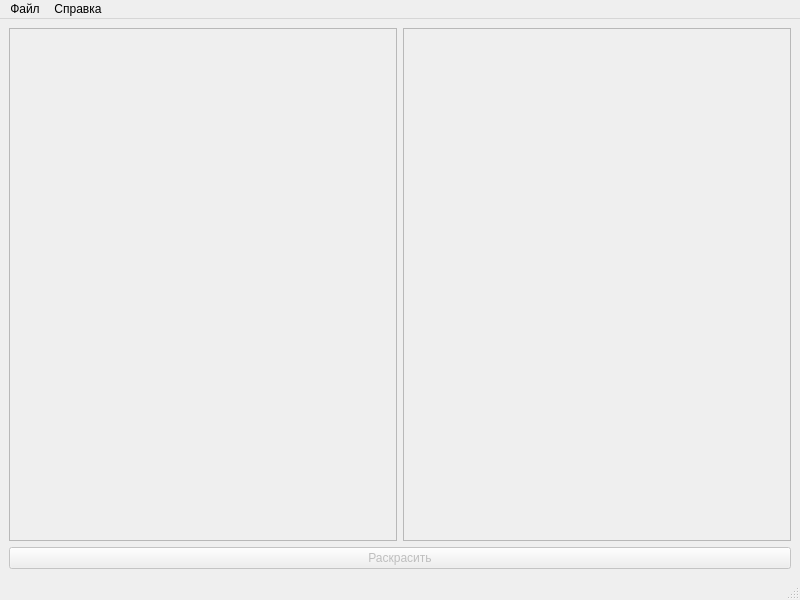
<?xml version="1.0" encoding="UTF-8"?>
<ui version="4.0">
 <class>MainWindow</class>
 <widget class="QMainWindow" name="MainWindow">
  <property name="geometry">
   <rect>
    <x>0</x>
    <y>0</y>
    <width>800</width>
    <height>600</height>
   </rect>
  </property>
  <property name="windowTitle">
   <string>Раскрашиватель фотографий</string>
  </property>
  <property name="windowIcon">
   <iconset resource="resources.qrc">
    <normaloff>:/icons/icons/icon.png</normaloff>:/icons/icons/icon.png</iconset>
  </property>
  <widget class="QWidget" name="centralwidget">
   <layout class="QGridLayout" name="gridLayout">
    <item row="1" column="0" colspan="2">
     <widget class="QPushButton" name="colorize_button">
      <property name="enabled">
       <bool>false</bool>
      </property>
      <property name="text">
       <string>Раскрасить</string>
      </property>
      <property name="icon">
       <iconset resource="resources.qrc">
        <normaloff>:/icons/icons/palette.svg</normaloff>:/icons/icons/palette.svg</iconset>
      </property>
     </widget>
    </item>
    <item row="0" column="0">
     <widget class="QScrollArea" name="source_scroll_area">
      <property name="widgetResizable">
       <bool>true</bool>
      </property>
      <widget class="QWidget" name="source_scroll_area_widget_contents">
       <property name="geometry">
        <rect>
         <x>0</x>
         <y>0</y>
         <width>389</width>
         <height>516</height>
        </rect>
       </property>
       <layout class="QVBoxLayout" name="verticalLayout">
        <item>
         <widget class="QLabel" name="source_label">
          <property name="sizePolicy">
           <sizepolicy hsizetype="MinimumExpanding" vsizetype="MinimumExpanding">
            <horstretch>0</horstretch>
            <verstretch>0</verstretch>
           </sizepolicy>
          </property>
          <property name="text">
           <string/>
          </property>
          <property name="scaledContents">
           <bool>true</bool>
          </property>
         </widget>
        </item>
       </layout>
      </widget>
     </widget>
    </item>
    <item row="0" column="1">
     <widget class="QScrollArea" name="result_scroll_area">
      <property name="widgetResizable">
       <bool>true</bool>
      </property>
      <widget class="QWidget" name="result_scroll_area_widget_contents">
       <property name="geometry">
        <rect>
         <x>0</x>
         <y>0</y>
         <width>389</width>
         <height>516</height>
        </rect>
       </property>
       <layout class="QVBoxLayout" name="verticalLayout_2">
        <item>
         <widget class="QLabel" name="result_label">
          <property name="sizePolicy">
           <sizepolicy hsizetype="MinimumExpanding" vsizetype="MinimumExpanding">
            <horstretch>0</horstretch>
            <verstretch>0</verstretch>
           </sizepolicy>
          </property>
          <property name="text">
           <string/>
          </property>
          <property name="scaledContents">
           <bool>false</bool>
          </property>
         </widget>
        </item>
       </layout>
      </widget>
     </widget>
    </item>
   </layout>
  </widget>
  <widget class="QMenuBar" name="menubar">
   <property name="geometry">
    <rect>
     <x>0</x>
     <y>0</y>
     <width>800</width>
     <height>22</height>
    </rect>
   </property>
   <widget class="QMenu" name="file_menu">
    <property name="title">
     <string>Файл</string>
    </property>
    <addaction name="open_action"/>
    <addaction name="save_action"/>
    <addaction name="save_as_action"/>
    <addaction name="close_action"/>
   </widget>
   <widget class="QMenu" name="help_menu">
    <property name="title">
     <string>Справка</string>
    </property>
    <addaction name="about_action"/>
   </widget>
   <addaction name="file_menu"/>
   <addaction name="help_menu"/>
  </widget>
  <widget class="QStatusBar" name="statusbar"/>
  <action name="open_action">
   <property name="icon">
    <iconset resource="resources.qrc">
     <normaloff>:/icons/icons/file-image.svg</normaloff>:/icons/icons/file-image.svg</iconset>
   </property>
   <property name="text">
    <string>Открыть...</string>
   </property>
   <property name="shortcut">
    <string>Ctrl+O</string>
   </property>
   <property name="visible">
    <bool>true</bool>
   </property>
  </action>
  <action name="save_as_action">
   <property name="enabled">
    <bool>false</bool>
   </property>
   <property name="icon">
    <iconset resource="resources.qrc">
     <normaloff>:/icons/icons/copy.svg</normaloff>:/icons/icons/copy.svg</iconset>
   </property>
   <property name="text">
    <string>Сохранить как...</string>
   </property>
   <property name="shortcut">
    <string>Ctrl+Shift+S</string>
   </property>
  </action>
  <action name="close_action">
   <property name="enabled">
    <bool>false</bool>
   </property>
   <property name="icon">
    <iconset resource="resources.qrc">
     <normaloff>:/icons/icons/times.svg</normaloff>:/icons/icons/times.svg</iconset>
   </property>
   <property name="text">
    <string>Закрыть</string>
   </property>
   <property name="shortcut">
    <string>Ctrl+C</string>
   </property>
  </action>
  <action name="about_action">
   <property name="icon">
    <iconset resource="resources.qrc">
     <normaloff>:/icons/icons/info-circle.svg</normaloff>:/icons/icons/info-circle.svg</iconset>
   </property>
   <property name="text">
    <string>О программе...</string>
   </property>
   <property name="shortcut">
    <string>F1</string>
   </property>
  </action>
  <action name="save_action">
   <property name="enabled">
    <bool>false</bool>
   </property>
   <property name="icon">
    <iconset resource="resources.qrc">
     <normaloff>:/icons/icons/save.svg</normaloff>:/icons/icons/save.svg</iconset>
   </property>
   <property name="text">
    <string>Сохранить</string>
   </property>
   <property name="shortcut">
    <string>Ctrl+S</string>
   </property>
  </action>
 </widget>
 <resources>
  <include location="resources.qrc"/>
 </resources>
 <connections/>
</ui>
